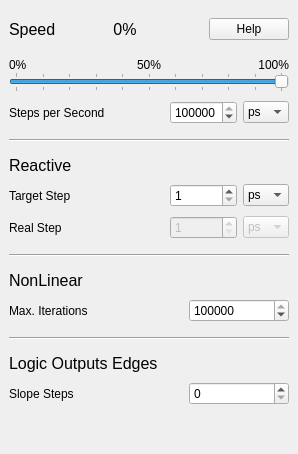
       <widget class="QWidget" name="simTab">
        <attribute name="title">
         <string>Simulation</string>
        </attribute>
        <layout class="QVBoxLayout" name="verticalLayout_2">
         <property name="spacing">
          <number>0</number>
         </property>
         <property name="leftMargin">
          <number>9</number>
         </property>
         <property name="topMargin">
          <number>9</number>
         </property>
         <property name="rightMargin">
          <number>9</number>
         </property>
         <property name="bottomMargin">
          <number>9</number>
         </property>
         <item>
          <layout class="QHBoxLayout" name="horizontalLayout">
           <property name="topMargin">
            <number>9</number>
           </property>
           <property name="bottomMargin">
            <number>18</number>
           </property>
           <item>
            <widget class="QLabel" name="label_6">
             <property name="sizePolicy">
              <sizepolicy hsizetype="Preferred" vsizetype="Preferred">
               <horstretch>0</horstretch>
               <verstretch>0</verstretch>
              </sizepolicy>
             </property>
             <property name="font">
              <font>
               <family>Ubuntu</family>
               <pointsize>12</pointsize>
               <weight>50</weight>
               <italic>false</italic>
               <bold>false</bold>
              </font>
             </property>
             <property name="text">
              <string>Speed</string>
             </property>
             <property name="alignment">
              <set>Qt::AlignLeading|Qt::AlignLeft|Qt::AlignVCenter</set>
             </property>
            </widget>
           </item>
           <item>
            <widget class="QLabel" name="speedLabel">
             <property name="sizePolicy">
              <sizepolicy hsizetype="Preferred" vsizetype="Preferred">
               <horstretch>0</horstretch>
               <verstretch>0</verstretch>
              </sizepolicy>
             </property>
             <property name="font">
              <font>
               <family>Ubuntu</family>
               <pointsize>12</pointsize>
               <weight>50</weight>
               <italic>false</italic>
               <bold>false</bold>
              </font>
             </property>
             <property name="text">
              <string notr="true"> 0%</string>
             </property>
             <property name="alignment">
              <set>Qt::AlignLeading|Qt::AlignLeft|Qt::AlignVCenter</set>
             </property>
            </widget>
           </item>
           <item>
            <widget class="QPushButton" name="helpButton2">
             <property name="sizePolicy">
              <sizepolicy hsizetype="Fixed" vsizetype="Fixed">
               <horstretch>0</horstretch>
               <verstretch>0</verstretch>
              </sizepolicy>
             </property>
             <property name="text">
              <string>Help</string>
             </property>
             <property name="autoDefault">
              <bool>false</bool>
             </property>
            </widget>
           </item>
          </layout>
         </item>
         <item>
          <layout class="QHBoxLayout" name="horizontalLayout_6">
           <item>
            <widget class="QLabel" name="label_7">
             <property name="text">
              <string notr="true">0%</string>
             </property>
            </widget>
           </item>
           <item>
            <widget class="QLabel" name="label_9">
             <property name="text">
              <string notr="true">50%</string>
             </property>
             <property name="alignment">
              <set>Qt::AlignCenter</set>
             </property>
            </widget>
           </item>
           <item>
            <widget class="QLabel" name="label_10">
             <property name="text">
              <string notr="true">100%</string>
             </property>
             <property name="alignment">
              <set>Qt::AlignRight|Qt::AlignTrailing|Qt::AlignVCenter</set>
             </property>
            </widget>
           </item>
          </layout>
         </item>
         <item>
          <widget class="QSlider" name="simSpeedPerSlider">
           <property name="sizePolicy">
            <sizepolicy hsizetype="Preferred" vsizetype="Fixed">
             <horstretch>0</horstretch>
             <verstretch>0</verstretch>
            </sizepolicy>
           </property>
           <property name="minimumSize">
            <size>
             <width>0</width>
             <height>0</height>
            </size>
           </property>
           <property name="maximumSize">
            <size>
             <width>16777215</width>
             <height>20</height>
            </size>
           </property>
           <property name="cursor">
            <cursorShape>SizeHorCursor</cursorShape>
           </property>
           <property name="whatsThis">
            <string/>
           </property>
           <property name="maximum">
            <number>100</number>
           </property>
           <property name="value">
            <number>100</number>
           </property>
           <property name="sliderPosition">
            <number>100</number>
           </property>
           <property name="orientation">
            <enum>Qt::Horizontal</enum>
           </property>
           <property name="tickPosition">
            <enum>QSlider::TicksBothSides</enum>
           </property>
           <property name="tickInterval">
            <number>10</number>
           </property>
          </widget>
         </item>
         <item>
          <layout class="QHBoxLayout" name="horizontalLayout_4">
           <property name="spacing">
            <number>6</number>
           </property>
           <property name="topMargin">
            <number>9</number>
           </property>
           <item>
            <widget class="QLabel" name="stepLabel_2">
             <property name="sizePolicy">
              <sizepolicy hsizetype="Preferred" vsizetype="Preferred">
               <horstretch>0</horstretch>
               <verstretch>0</verstretch>
              </sizepolicy>
             </property>
             <property name="text">
              <string>Steps per Second    </string>
             </property>
            </widget>
           </item>
           <item>
            <widget class="QSpinBox" name="simStepBox">
             <property name="sizePolicy">
              <sizepolicy hsizetype="Fixed" vsizetype="Fixed">
               <horstretch>0</horstretch>
               <verstretch>0</verstretch>
              </sizepolicy>
             </property>
             <property name="maximumSize">
              <size>
               <width>16777215</width>
               <height>16777215</height>
              </size>
             </property>
             <property name="suffix">
              <string notr="true"/>
             </property>
             <property name="minimum">
              <number>1</number>
             </property>
             <property name="maximum">
              <number>999999999</number>
             </property>
             <property name="value">
              <number>1000000</number>
             </property>
            </widget>
           </item>
           <item>
            <widget class="QComboBox" name="simStepUnitBox">
             <property name="sizePolicy">
              <sizepolicy hsizetype="Fixed" vsizetype="Fixed">
               <horstretch>0</horstretch>
               <verstretch>0</verstretch>
              </sizepolicy>
             </property>
             <property name="minimumSize">
              <size>
               <width>0</width>
               <height>0</height>
              </size>
             </property>
             <property name="currentText">
              <string notr="true">ps</string>
             </property>
             <property name="currentIndex">
              <number>0</number>
             </property>
             <property name="maxCount">
              <number>10</number>
             </property>
             <item>
              <property name="text">
               <string notr="true">ps</string>
              </property>
             </item>
             <item>
              <property name="text">
               <string notr="true">ns</string>
              </property>
             </item>
             <item>
              <property name="text">
               <string notr="true">µs</string>
              </property>
             </item>
             <item>
              <property name="text">
               <string notr="true">ms</string>
              </property>
             </item>
             <item>
              <property name="text">
               <string notr="true">s</string>
              </property>
             </item>
            </widget>
           </item>
          </layout>
         </item>
         <item>
          <widget class="Line" name="line_2">
           <property name="sizePolicy">
            <sizepolicy hsizetype="Minimum" vsizetype="Fixed">
             <horstretch>0</horstretch>
             <verstretch>0</verstretch>
            </sizepolicy>
           </property>
           <property name="minimumSize">
            <size>
             <width>280</width>
             <height>32</height>
            </size>
           </property>
           <property name="orientation">
            <enum>Qt::Horizontal</enum>
           </property>
          </widget>
         </item>
         <item>
          <widget class="QLabel" name="label_20">
           <property name="sizePolicy">
            <sizepolicy hsizetype="Preferred" vsizetype="Fixed">
             <horstretch>0</horstretch>
             <verstretch>0</verstretch>
            </sizepolicy>
           </property>
           <property name="font">
            <font>
             <family>Ubuntu</family>
             <pointsize>12</pointsize>
             <weight>50</weight>
             <italic>false</italic>
             <bold>false</bold>
            </font>
           </property>
           <property name="text">
            <string>Reactive</string>
           </property>
           <property name="alignment">
            <set>Qt::AlignLeading|Qt::AlignLeft|Qt::AlignVCenter</set>
           </property>
          </widget>
         </item>
         <item>
          <layout class="QHBoxLayout" name="horizontalLayout_14">
           <property name="spacing">
            <number>6</number>
           </property>
           <property name="topMargin">
            <number>9</number>
           </property>
           <item>
            <widget class="QLabel" name="reactiveStep">
             <property name="sizePolicy">
              <sizepolicy hsizetype="Preferred" vsizetype="Preferred">
               <horstretch>0</horstretch>
               <verstretch>0</verstretch>
              </sizepolicy>
             </property>
             <property name="text">
              <string>Target Step</string>
             </property>
            </widget>
           </item>
           <item>
            <widget class="QSpinBox" name="reactStepBox">
             <property name="sizePolicy">
              <sizepolicy hsizetype="Fixed" vsizetype="Fixed">
               <horstretch>0</horstretch>
               <verstretch>0</verstretch>
              </sizepolicy>
             </property>
             <property name="suffix">
              <string notr="true"/>
             </property>
             <property name="minimum">
              <number>1</number>
             </property>
             <property name="maximum">
              <number>999999999</number>
             </property>
            </widget>
           </item>
           <item>
            <widget class="QComboBox" name="reactStepUnitBox">
             <property name="sizePolicy">
              <sizepolicy hsizetype="Fixed" vsizetype="Fixed">
               <horstretch>0</horstretch>
               <verstretch>0</verstretch>
              </sizepolicy>
             </property>
             <property name="currentText">
              <string notr="true">ps</string>
             </property>
             <property name="currentIndex">
              <number>0</number>
             </property>
             <property name="maxCount">
              <number>10</number>
             </property>
             <item>
              <property name="text">
               <string notr="true">ps</string>
              </property>
             </item>
             <item>
              <property name="text">
               <string notr="true">ns</string>
              </property>
             </item>
             <item>
              <property name="text">
               <string notr="true">µs</string>
              </property>
             </item>
             <item>
              <property name="text">
               <string notr="true">ms</string>
              </property>
             </item>
             <item>
              <property name="text">
               <string notr="true">s</string>
              </property>
             </item>
            </widget>
           </item>
          </layout>
         </item>
         <item>
          <layout class="QHBoxLayout" name="horizontalLayout_20">
           <property name="spacing">
            <number>6</number>
           </property>
           <property name="topMargin">
            <number>9</number>
           </property>
           <item>
            <widget class="QLabel" name="realStep">
             <property name="sizePolicy">
              <sizepolicy hsizetype="Preferred" vsizetype="Preferred">
               <horstretch>0</horstretch>
               <verstretch>0</verstretch>
              </sizepolicy>
             </property>
             <property name="text">
              <string>Real Step</string>
             </property>
            </widget>
           </item>
           <item>
            <widget class="QSpinBox" name="realStepBox">
             <property name="enabled">
              <bool>false</bool>
             </property>
             <property name="sizePolicy">
              <sizepolicy hsizetype="Fixed" vsizetype="Fixed">
               <horstretch>0</horstretch>
               <verstretch>0</verstretch>
              </sizepolicy>
             </property>
             <property name="suffix">
              <string notr="true"/>
             </property>
             <property name="minimum">
              <number>1</number>
             </property>
             <property name="maximum">
              <number>999999999</number>
             </property>
            </widget>
           </item>
           <item>
            <widget class="QComboBox" name="realStepUnitBox">
             <property name="enabled">
              <bool>false</bool>
             </property>
             <property name="sizePolicy">
              <sizepolicy hsizetype="Fixed" vsizetype="Fixed">
               <horstretch>0</horstretch>
               <verstretch>0</verstretch>
              </sizepolicy>
             </property>
             <property name="currentText">
              <string notr="true">ps</string>
             </property>
             <property name="currentIndex">
              <number>0</number>
             </property>
             <property name="maxCount">
              <number>10</number>
             </property>
             <item>
              <property name="text">
               <string notr="true">ps</string>
              </property>
             </item>
             <item>
              <property name="text">
               <string notr="true">ns</string>
              </property>
             </item>
             <item>
              <property name="text">
               <string notr="true">µs</string>
              </property>
             </item>
             <item>
              <property name="text">
               <string notr="true">ms</string>
              </property>
             </item>
             <item>
              <property name="text">
               <string notr="true">s</string>
              </property>
             </item>
            </widget>
           </item>
          </layout>
         </item>
         <item>
          <widget class="Line" name="line">
           <property name="minimumSize">
            <size>
             <width>280</width>
             <height>32</height>
            </size>
           </property>
           <property name="orientation">
            <enum>Qt::Horizontal</enum>
           </property>
          </widget>
         </item>
         <item>
          <widget class="QLabel" name="label_13">
           <property name="sizePolicy">
            <sizepolicy hsizetype="Preferred" vsizetype="Fixed">
             <horstretch>0</horstretch>
             <verstretch>0</verstretch>
            </sizepolicy>
           </property>
           <property name="font">
            <font>
             <family>Ubuntu</family>
             <pointsize>12</pointsize>
             <weight>50</weight>
             <italic>false</italic>
             <bold>false</bold>
            </font>
           </property>
           <property name="text">
            <string>NonLinear</string>
           </property>
           <property name="alignment">
            <set>Qt::AlignLeading|Qt::AlignLeft|Qt::AlignVCenter</set>
           </property>
          </widget>
         </item>
         <item>
          <layout class="QHBoxLayout" name="horizontalLayout_7">
           <property name="topMargin">
            <number>9</number>
           </property>
           <item>
            <widget class="QLabel" name="label_14">
             <property name="sizePolicy">
              <sizepolicy hsizetype="Preferred" vsizetype="Preferred">
               <horstretch>0</horstretch>
               <verstretch>0</verstretch>
              </sizepolicy>
             </property>
             <property name="text">
              <string>Max. Iterations</string>
             </property>
            </widget>
           </item>
           <item>
            <widget class="QSpinBox" name="nlStepsBox">
             <property name="sizePolicy">
              <sizepolicy hsizetype="Fixed" vsizetype="Fixed">
               <horstretch>0</horstretch>
               <verstretch>0</verstretch>
              </sizepolicy>
             </property>
             <property name="minimumSize">
              <size>
               <width>100</width>
               <height>0</height>
              </size>
             </property>
             <property name="maximumSize">
              <size>
               <width>16777215</width>
               <height>16777215</height>
              </size>
             </property>
             <property name="suffix">
              <string notr="true"/>
             </property>
             <property name="maximum">
              <number>100000</number>
             </property>
             <property name="value">
              <number>100000</number>
             </property>
            </widget>
           </item>
          </layout>
         </item>
         <item>
          <widget class="Line" name="line_4">
           <property name="sizePolicy">
            <sizepolicy hsizetype="Minimum" vsizetype="Fixed">
             <horstretch>0</horstretch>
             <verstretch>0</verstretch>
            </sizepolicy>
           </property>
           <property name="minimumSize">
            <size>
             <width>280</width>
             <height>32</height>
            </size>
           </property>
           <property name="orientation">
            <enum>Qt::Horizontal</enum>
           </property>
          </widget>
         </item>
         <item>
          <widget class="QLabel" name="label">
           <property name="sizePolicy">
            <sizepolicy hsizetype="Preferred" vsizetype="Fixed">
             <horstretch>0</horstretch>
             <verstretch>0</verstretch>
            </sizepolicy>
           </property>
           <property name="font">
            <font>
             <family>Ubuntu</family>
             <pointsize>12</pointsize>
             <weight>50</weight>
             <italic>false</italic>
             <bold>false</bold>
            </font>
           </property>
           <property name="text">
            <string>Logic Outputs Edges</string>
           </property>
          </widget>
         </item>
         <item>
          <layout class="QHBoxLayout" name="horizontalLayout_2">
           <property name="topMargin">
            <number>9</number>
           </property>
           <item>
            <widget class="QLabel" name="label_2">
             <property name="text">
              <string>Slope Steps</string>
             </property>
            </widget>
           </item>
           <item>
            <widget class="QSpinBox" name="slopeStepsBox">
             <property name="sizePolicy">
              <sizepolicy hsizetype="Fixed" vsizetype="Fixed">
               <horstretch>0</horstretch>
               <verstretch>0</verstretch>
              </sizepolicy>
             </property>
             <property name="minimumSize">
              <size>
               <width>100</width>
               <height>0</height>
              </size>
             </property>
             <property name="suffix">
              <string notr="true"/>
             </property>
             <property name="maximum">
              <number>100</number>
             </property>
            </widget>
           </item>
          </layout>
         </item>
         <item>
          <spacer name="verticalSpacer">
           <property name="orientation">
            <enum>Qt::Vertical</enum>
           </property>
           <property name="sizeHint" stdset="0">
            <size>
             <width>20</width>
             <height>40</height>
            </size>
           </property>
          </spacer>
         </item>
        </layout>
       </widget>
